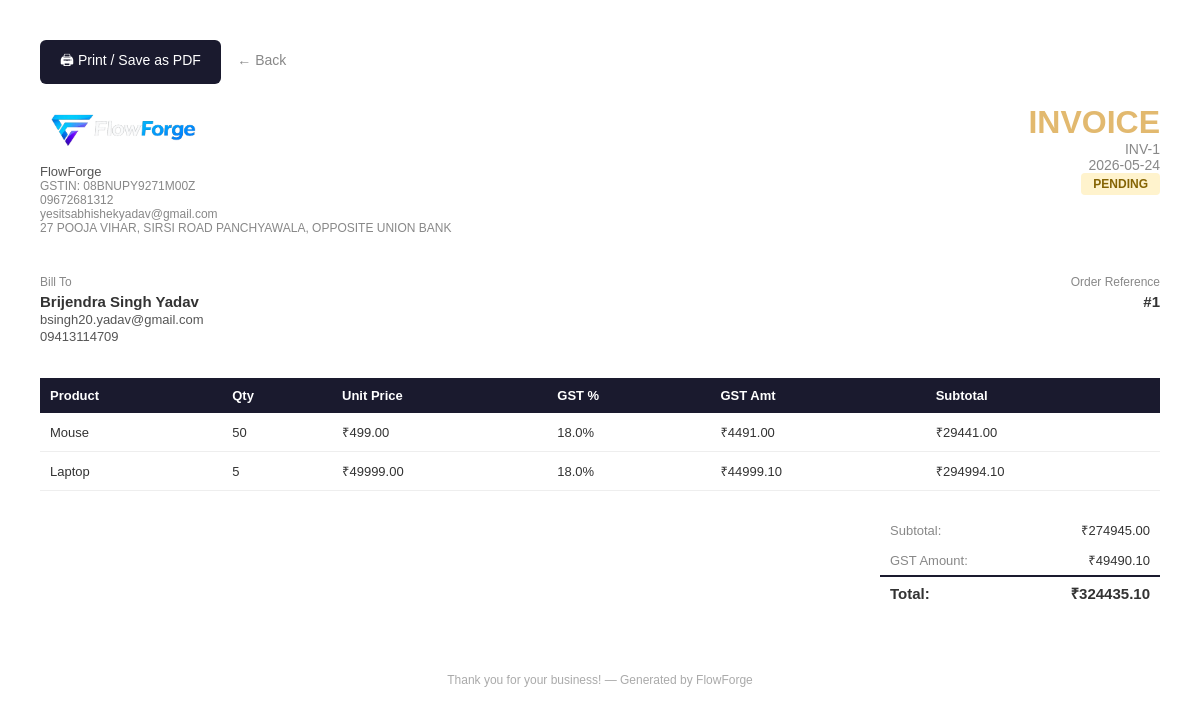
Screenshot of /invoices/1/print with the database file from the repository.
### tables this page shows
CREATE TABLE settings (
            id INTEGER PRIMARY KEY,
            company_name TEXT DEFAULT 'My Company',
            company_email TEXT,
            company_phone TEXT,
            company_address TEXT,
            gstin TEXT,
            invoice_prefix TEXT DEFAULT 'INV-',
            logo_filename TEXT
        );

CREATE TABLE invoices (
            id INTEGER PRIMARY KEY AUTOINCREMENT,
            order_id INTEGER NOT NULL,
            customer_id INTEGER NOT NULL,
            status TEXT DEFAULT 'pending',
            subtotal REAL DEFAULT 0,
            gst_amount REAL DEFAULT 0,
            total_amount REAL DEFAULT 0,
            created_at TIMESTAMP DEFAULT CURRENT_TIMESTAMP,
            FOREIGN KEY (order_id) REFERENCES orders(id),
            FOREIGN KEY (customer_id) REFERENCES customers(id)
        );

CREATE TABLE customers (
            id INTEGER PRIMARY KEY AUTOINCREMENT,
            name TEXT NOT NULL,
            email TEXT,
            phone TEXT,
            address TEXT
        );

CREATE TABLE order_items (
            id INTEGER PRIMARY KEY AUTOINCREMENT,
            order_id INTEGER NOT NULL,
            product_id INTEGER NOT NULL,
            quantity INTEGER NOT NULL,
            unit_price REAL NOT NULL,
            FOREIGN KEY (order_id) REFERENCES orders(id),
            FOREIGN KEY (product_id) REFERENCES products(id)
        );

CREATE TABLE products (
            id INTEGER PRIMARY KEY AUTOINCREMENT,
            name TEXT NOT NULL,
            sku TEXT UNIQUE NOT NULL,
            purchase_price REAL NOT NULL DEFAULT 0,
            unit_price REAL NOT NULL,
            gst_percent REAL DEFAULT 0,
            stock_qty INTEGER DEFAULT 0,
            description TEXT
        );

### App.py (the view)
@app.route('/invoices/<int:id>/print')
def invoices_print(id):
    db = get_db()
    invoice = db.execute('''
        SELECT invoices.*,
               customers.name as customer_name,
               customers.email as customer_email,
               customers.phone as customer_phone,
               customers.address as customer_address
        FROM invoices
        JOIN customers ON invoices.customer_id = customers.id
        WHERE invoices.id = ?
    ''', (id,)).fetchone()
    items = db.execute('''
        SELECT order_items.*,
               products.name as product_name,
               products.gst_percent as gst_percent
        FROM order_items
        JOIN products ON order_items.product_id = products.id
        WHERE order_items.order_id = ?
    ''', (invoice['order_id'],)).fetchall()
    company = db.execute('SELECT * FROM settings WHERE id = 1').fetchone()
    db.close()
    return render_template('invoices/print.html', invoice=invoice, items=items, company=company)

### database.py (called while the page is built)
def get_db():
    conn = sqlite3.connect(DATABASE)
    conn.row_factory = sqlite3.Row
    return conn

### templates/invoices/print.html (shortened to what this page needs)
<!DOCTYPE html>
<html lang="en">
<head>
</head>
<body>
    <div class="no-print" style="margin-bottom: 20px;">
        <button onclick="window.print()"
                style="background: #1a1a2e; color: white; padding: 10px 20px;
                border: none; border-radius: 6px; cursor: pointer; font-size: 14px;">
            🖨 Print / Save as PDF
        </button>
        <a href="/invoices/{{ invoice['id'] }}"
           style="margin-left: 12px; font-size: 14px; color: #888; text-decoration: none;">
            ← Back
        </a>
    </div>
    <div class="header">
        <div>
            {% if company['logo_filename'] %}
            <img src="/static/{{ company['logo_filename'] }}" height="50" style="border-radius: 6px;">
            {% else %}
            <p class="brand">⚙ {{ company['company_name'] }}</p>
            {% endif %}
            <p style="font-size: 13px; color: #555; margin-top: 6px;">{{ company['company_name'] }}</p>
            {% if company['gstin'] %}
            <p style="font-size: 12px; color: #888;">GSTIN: {{ company['gstin'] }}</p>
            {% endif %}
            <p style="font-size: 12px; color: #888;">{{ company['company_phone'] or '' }}</p>
            <p style="font-size: 12px; color: #888;">{{ company['company_email'] or '' }}</p>
            <p style="font-size: 12px; color: #888;">{{ company['company_address'] or '' }}</p>
        </div>
        <div class="invoice-title">
            <h1>INVOICE</h1>
            <p>INV-{{ invoice['id'] }}</p>
            <p>{{ invoice['created_at'][:10] }}</p>
            <span class="status-badge {{ invoice['status'] }}">
                {{ invoice['status'] | upper }}
            </span>
        </div>
    </div>
    <div class="info-grid">
        <div class="info-box">
            <p class="label">Bill To</p>
            <p class="value">{{ invoice['customer_name'] }}</p>
            <p class="sub">{{ invoice['customer_email'] or '' }}</p>
            <p class="sub">{{ invoice['customer_phone'] or '' }}</p>
        </div>
        <div class="info-box" style="text-align: right;">
            <p class="label">Order Reference</p>
            <p class="value">#{{ invoice['order_id'] }}</p>
        </div>
    </div>
    <table>
        <thead>
            <tr>
                <th>Product</th>
                <th>Qty</th>
                <th>Unit Price</th>
                <th>GST %</th>
                <th>GST Amt</th>
                <th>Subtotal</th>
            </tr>
        </thead>
        <tbody>
            {% for item in items %}
            <tr>
                <td>{{ item['product_name'] }}</td>
                <td>{{ item['quantity'] }}</td>
                <td>₹{{ "%.2f"|format(item['unit_price']) }}</td>
                <td>{{ item['gst_percent'] }}%</td>
                <td>₹{{ "%.2f"|format(item['unit_price'] * item['quantity'] * item['gst_percent'] / 100) }}</td>
                <td>₹{{ "%.2f"|format(item['unit_price'] * item['quantity'] * (1 + item['gst_percent']/100)) }}</td>
            </tr>
            {% endfor %}
        </tbody>
    </table>
    <div class="totals">
        <table>
            <tr>
                <td style="color: #888;">Subtotal:</td>
                <td style="text-align: right;">₹{{ "%.2f"|format(invoice['subtotal']) }}</td>
            </tr>
            <tr>
                <td style="color: #888;">GST Amount:</td>
                <td style="text-align: right;">₹{{ "%.2f"|format(invoice['gst_amount']) }}</td>
            </tr>
            <tr class="final">
                <td>Total:</td>
                <td style="text-align: right;">₹{{ "%.2f"|format(invoice['total_amount']) }}</td>
            </tr>
        </table>
    </div>
    <div class="footer">
        <p>Thank you for your business! — Generated by FlowForge</p>
    </div>
</body>
</html>

### templates/invoices/print.html (style rules this page uses)
* { margin: 0; padding: 0; box-sizing: border-box; }
body { font-family: sans-serif; padding: 40px; color: #333; }
.header { display: flex; justify-content: space-between; margin-bottom: 40px; }
.invoice-title { text-align: right; }
.invoice-title h1 { font-size: 32px; color: #e2b96f; }
.invoice-title p { color: #888; font-size: 14px; }
.info-grid { display: grid; grid-template-columns: 1fr 1fr; gap: 24px; margin-bottom: 32px; }
.info-box p.label { font-size: 12px; color: #888; margin-bottom: 4px; }
.info-box p.value { font-size: 15px; font-weight: 600; }
.info-box p.sub { font-size: 13px; color: #555; margin-top: 2px; }
table { width: 100%; border-collapse: collapse; margin-bottom: 24px; }
thead tr { background: #1a1a2e; color: white; }
th { padding: 10px; text-align: left; font-size: 13px; }
td { padding: 10px; font-size: 13px; border-bottom: 1px solid #eee; }
.totals { display: flex; justify-content: flex-end; }
.totals table { width: 280px; }
.totals td { border: none; padding: 6px 10px; }
.totals tr.final td { font-weight: bold; font-size: 15px; border-top: 2px solid #1a1a2e; }
.status-badge { display: inline-block; padding: 4px 12px; border-radius: 4px; font-size: 12px; font-weight: 600; }
.pending { background: #fff3cd; color: #856404; }
.footer { margin-top: 40px; text-align: center; font-size: 12px; color: #aaa; }

### rows the page displays
settings: logo_filename (picture), company_name "FlowForge", gstin "08BNUPY9271M00Z", company_phone "09672681312", company_email "yesitsabhishekyadav@gmail.com", company_address "27 POOJA VIHAR, SIRSI ROAD PANCHYAWALA, OPPOSITE UNION BANK"
invoices: id "1", created_at "2026-05-24", status "PENDING", order_id "1", subtotal "274945.00", gst_amount "49490.10", total_amount "324435.10"
customers: customer_name "Brijendra Singh Yadav", email "bsingh20.yadav@gmail.com", phone "09413114709"
order_items: product_name "Mouse", quantity "50", unit_price "499.00", gst_percent "18.0", unit_price+quantity "4491.00", unit_price+quantity "29441.00"
order_items: product_name "Laptop", quantity "5", unit_price "49999.00", gst_percent "18.0", unit_price+quantity "44999.10", unit_price+quantity "294994.10"
